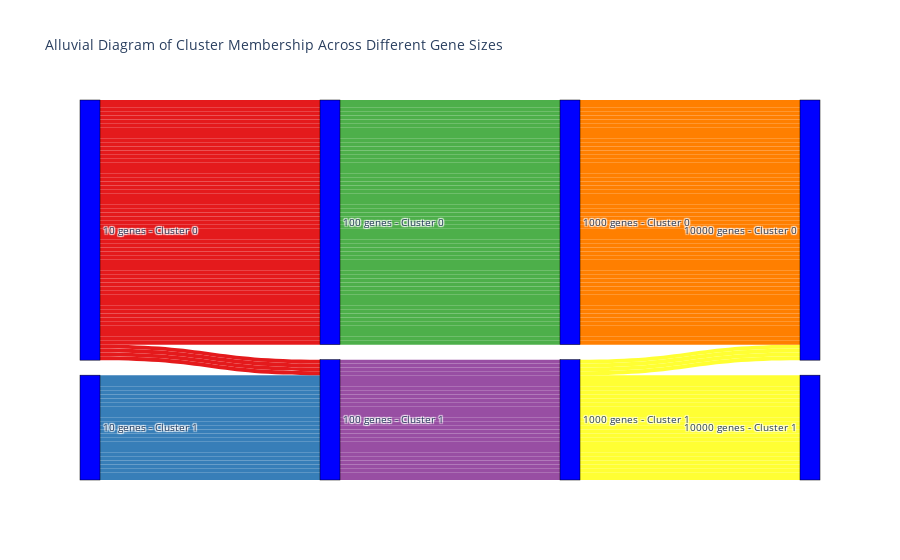

The notebook cell saved with this chart:
### Markdown cell above
#### The number of genes, when referecing the chi-squared test, did not change significantly when using varying amounts of genes. This has me to believe that a few of the genes account for a lot of the significance. (I also used silhouette scores which seemed to indicate that the model became more loose fitting with a higher number of genes).

### Sankey plot

### Code cell
# for rendering with Juptyer
pio.renderers.default = 'plotly_mimetype'

clustering_results = {
    10: clustering_results[10],
    100: clustering_results[100],
    1000: clustering_results[1000],
    10000: clustering_results[10000]
}

# Define the gene sizes
gene_sizes = [10, 100, 1000, 10000]

# list of nodes based on the cluster labels (for each gene size)
nodes = []
for n_genes in gene_sizes:
    unique_labels = set(clustering_results[n_genes])
    for label in unique_labels:
        nodes.append(f'{n_genes} genes - Cluster {label}')

# mapping from node labels to their index in the Sankey diagram
node_indices = {node: i for i, node in enumerate(nodes)}

# source, target, and values arrays
sources = []
targets = []
values = []

# go through gene sizes to create links between successive clustering results
for i in range(len(gene_sizes) - 1):
    size_1 = gene_sizes[i]
    size_2 = gene_sizes[i + 1]
    
    labels_1 = clustering_results[size_1]
    labels_2 = clustering_results[size_2]

    # for each sample, create connections between clusters of consecutive gene sizes
    for sample_idx in range(len(labels_1)):
        source_label = f'{size_1} genes - Cluster {labels_1[sample_idx]}'
        target_label = f'{size_2} genes - Cluster {labels_2[sample_idx]}'
        
        # indices for source and target nodes
        source_idx = node_indices[source_label]
        target_idx = node_indices[target_label]

        # add on source, target, and the value of the flow (each sample is a unit flow)
        sources.append(source_idx)
        targets.append(target_idx)
        values.append(1)

# color for each cluster
cluster_colors = colors.qualitative.Set1

# list of colors for each gene size's cluster labels
link_colors = []
for i in range(len(sources)):
    source_label = sources[i]
    link_colors.append(cluster_colors[source_label % len(cluster_colors)])

# sankey diagram with colors
fig = go.Figure(go.Sankey(
    node=dict(
        pad=15,
        thickness=20,
        line=dict(color="black", width=0.5),
        label=nodes,
        color="blue"
    ),
    link=dict(
        source=sources, 
        target=targets, 
        value=values,
        color=link_colors
    )
))

# show diagram
fig.update_layout(title_text="Alluvial Diagram of Cluster Membership Across Different Gene Sizes", font_size=10)
fig.show()

### Figure 1 — Plotly figure (JSON) as saved in the notebook; plotly's stock layout.template omitted (floating-point values rounded to 4 significant figures; data arrays with more than 128 entries replaced by an {"elided": "..."} marker saying what was removed)
{"data": [{"link": {"color": {"elided": "282 str values"}, "source": {"elided": "282 int values"}, "target": {"elided": "282 int values"}, "value": {"elided": "282 int values"}}, "node": {"color": "blue", "label": ["10 genes - Cluster 0", "10 genes - Cluster 1", "100 genes - Cluster 0", "100 genes - Cluster 1", "1000 genes - Cluster 0", "1000 genes - Cluster 1", "10000 genes - Cluster 0", "10000 genes - Cluster 1"], "line": {"color": "black", "width": 0.5}, "pad": 15, "thickness": 20}, "type": "sankey"}], "layout": {"autosize": true, "font": {"size": 10}, "title": {"text": "Alluvial Diagram of Cluster Membership Across Different Gene Sizes"}}}
